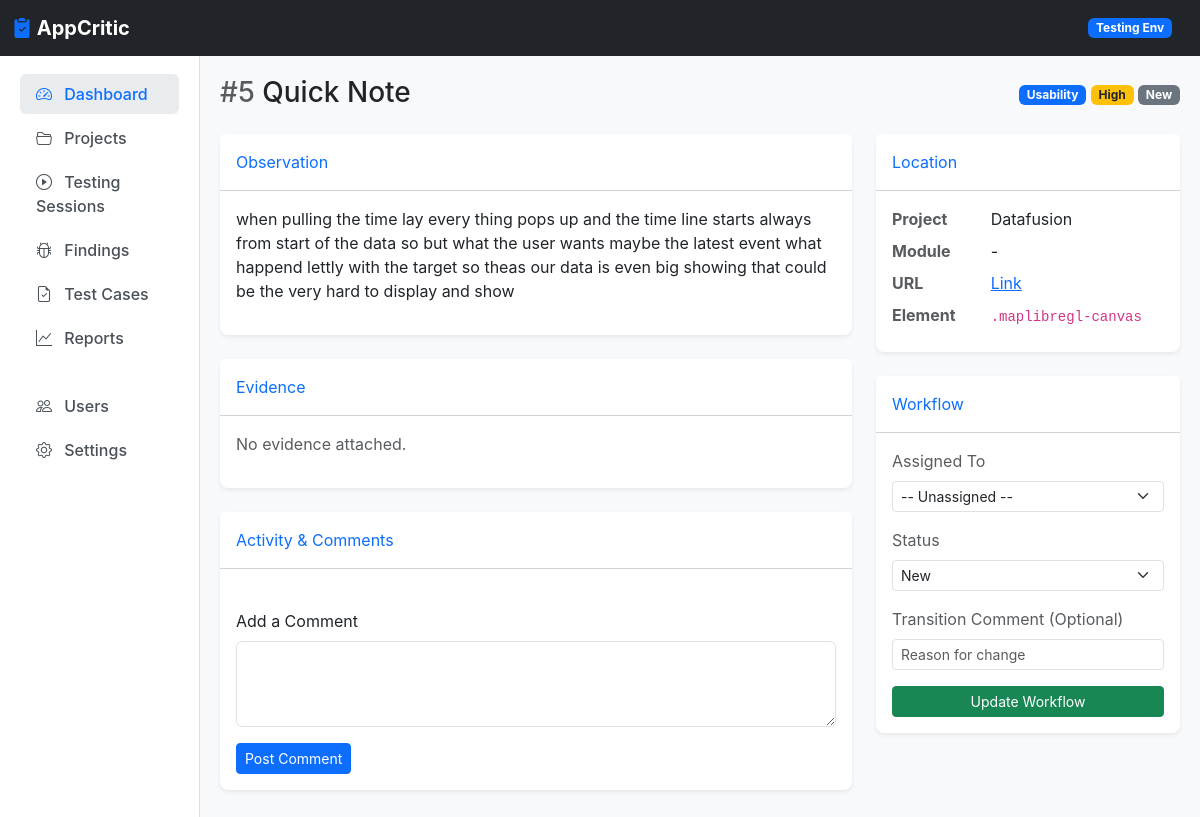
The app's page /finding/5/ with its own data.
### findings/models.py (models this page shows, shortened)
class Finding(models.Model):
    CATEGORY_CHOICES = [
        ('BUG', 'Bug'),
        ('USABILITY', 'Usability'),
        ('UI_UX', 'UI/UX'),
        ('DATA_QUALITY', 'Data Quality'),
        ('PERFORMANCE', 'Performance'),
        ('ACCESSIBILITY', 'Accessibility'),
        ('SECURITY', 'Security'),
        ('FUNCTIONAL', 'Functional'),
        ('REQUIREMENT', 'Requirement'),
        ('IMPROVEMENT', 'Improvement'),
        ('OTHER', 'Other'),
    ]
    STATUS_CHOICES = [
        ('NEW', 'New'),
        ('TRIAGED', 'Triaged'),
        ('ASSIGNED', 'Assigned'),
        ('IN_PROGRESS', 'In Progress'),
        ('FIXED', 'Fixed'),
        ('READY_FOR_RETEST', 'Ready for Retest'),
        ('RETESTING', 'Retesting'),
        ('VERIFIED', 'Verified'),
        ('REOPENED', 'Reopened'),
        ('CLOSED', 'Closed'),
        ('WONT_FIX', 'Won\'t Fix'),
        ('DUPLICATE', 'Duplicate'),
    ]
    SEVERITY_CHOICES = [
        ('CRITICAL', 'Critical'),
        ('HIGH', 'High'),
        ('MEDIUM', 'Medium'),
        ('LOW', 'Low'),
        ('INFORMATIONAL', 'Informational'),
    ]
    project = models.ForeignKey('projects.Project', on_delete=models.CASCADE, related_name='findings')
    testing_session = models.ForeignKey('testing.TestingSession', on_delete=models.SET_NULL, null=True, blank=True, related_name='findings')
    module = models.ForeignKey('testing.Module', on_delete=models.SET_NULL, null=True, blank=True, related_name='findings')
    reporter = models.ForeignKey(settings.AUTH_USER_MODEL, on_delete=models.SET_NULL, null=True, related_name='reported_findings')
    assigned_to = models.ForeignKey(settings.AUTH_USER_MODEL, on_delete=models.SET_NULL, null=True, blank=True, related_name='assigned_findings')
    title = models.CharField(max_length=255, blank=True)
    description = models.TextField()
    category = models.CharField(max_length=50, choices=CATEGORY_CHOICES, default='BUG')
    severity = models.CharField(max_length=50, choices=SEVERITY_CHOICES, default='MEDIUM')
    priority = models.CharField(max_length=50, blank=True)
    status = models.CharField(max_length=50, choices=STATUS_CHOICES, default='NEW')
    expected_behavior = models.TextField(blank=True)
    actual_behavior = models.TextField(blank=True)
    recommendation = models.TextField(blank=True)
    page_url = models.URLField(max_length=2000, blank=True)
    page_title = models.CharField(max_length=500, blank=True)
    element_identifier = models.CharField(max_length=255, blank=True)
    element_text = models.TextField(blank=True)
    element_tag = models.CharField(max_length=50, blank=True)
    element_selector = models.TextField(blank=True)
    x_position = models.IntegerField(null=True, blank=True)
    y_position = models.IntegerField(null=True, blank=True)
    viewport_width = models.IntegerField(null=True, blank=True)
    viewport_height = models.IntegerField(null=True, blank=True)
    browser = models.CharField(max_length=100, blank=True)
    operating_system = models.CharField(max_length=100, blank=True)
    created_at = models.DateTimeField(auto_now_add=True)
    updated_at = models.DateTimeField(auto_now=True)
    resolved_at = models.DateTimeField(null=True, blank=True)
    verified_at = models.DateTimeField(null=True, blank=True)

### projects/models.py (models this page shows, shortened)
class Project(models.Model):
    ENVIRONMENT_CHOICES = [
        ('Development', 'Development'),
        ('Testing', 'Testing'),
        ('Staging', 'Staging'),
        ('Production', 'Production'),
    ]
    organization = models.ForeignKey('organizations.Organization', on_delete=models.CASCADE, related_name='projects')
    name = models.CharField(max_length=255)
    description = models.TextField(blank=True)
    target_url = models.URLField()
    environment = models.CharField(max_length=50, choices=ENVIRONMENT_CHOICES, default='Testing')
    status = models.CharField(max_length=50, default='Active')
    created_by = models.ForeignKey(settings.AUTH_USER_MODEL, on_delete=models.SET_NULL, null=True, related_name='created_projects')
    created_at = models.DateTimeField(auto_now_add=True)
    updated_at = models.DateTimeField(auto_now=True)

### findings/views.py (the view)
# urls.py: path('<int:pk>/', views.finding_detail, name='finding_detail'),
def finding_detail(request, pk):
    finding = get_object_or_404(Finding, pk=pk)
    users = User.objects.filter(is_active=True)
    return render(request, 'finding_detail.html', {'finding': finding, 'users': users})

### templates/finding_detail.html (shortened to what this page needs)
{% extends 'base.html' %}
{% block content %}
<div class="d-flex justify-content-between align-items-center mb-4">
    <h2 class="h3 mb-0 text-gray-800">
        <span class="text-muted">#{{ finding.id }}</span> {{ finding.title|default:"Untitled Finding" }}
    </h2>
    <div>
        <span class="badge bg-primary">{{ finding.get_category_display }}</span>
        <span class="badge bg-warning text-dark">{{ finding.get_severity_display }}</span>
        <span class="badge bg-secondary">{{ finding.get_status_display }}</span>
    </div>
</div>
<div class="row">
    <div class="col-lg-8">
        <div class="card mb-4">
            <div class="card-header bg-white font-weight-bold text-primary py-3">Observation</div>
            <div class="card-body">
                <p>{{ finding.description }}</p>
            </div>
        </div>
        <div class="card mb-4">
            <div class="card-header bg-white font-weight-bold text-primary py-3">Evidence</div>
            <div class="card-body">
                <div class="row">
                    {% for ev in finding.evidence.all %}
                        <div class="col-md-6 mb-3">
                            <div class="border rounded p-2 text-center">
                                {% if ev.evidence_type == 'SCREENSHOT' %}
                                    <img src="{{ ev.file.url }}" class="img-fluid rounded" alt="Screenshot">
                                {% else %}
                                    <a href="{{ ev.file.url }}" target="_blank"><i class="bi bi-file-earmark fs-1"></i><br>View File</a>
                                {% endif %}
                            </div>
                        </div>
                    {% empty %}
                        <p class="text-muted">No evidence attached.</p>
                    {% endfor %}
                </div>
            </div>
        </div>
        <div class="card mb-4">
            <div class="card-header bg-white font-weight-bold text-primary py-3">Activity & Comments</div>
            <div class="card-body">
                <form method="POST" action="{% url 'add_comment' finding.id %}" class="mt-4">
                    <div class="mb-3">
                        <label for="commentText" class="form-label">Add a Comment</label>
                        <textarea class="form-control" id="commentText" name="text" rows="3" required></textarea>
                    </div>
                    <button type="submit" class="btn btn-primary btn-sm">Post Comment</button>
                </form>
            </div>
        </div>
    </div>
    <div class="col-lg-4">
        <div class="card mb-4">
            <div class="card-header bg-white font-weight-bold text-primary py-3">Location</div>
            <div class="card-body">
                <dl class="row mb-0">
                    <dt class="col-sm-4 text-muted">Project</dt>
                    <dd class="col-sm-8">{{ finding.project.name }}</dd>
                    <dt class="col-sm-4 text-muted">Module</dt>
                    <dd class="col-sm-8">{{ finding.module.name|default:"-" }}</dd>
                    <dt class="col-sm-4 text-muted">URL</dt>
                    <dd class="col-sm-8"><a href="{{ finding.page_url }}" target="_blank">Link</a></dd>
                    <dt class="col-sm-4 text-muted">Element</dt>
                    <dd class="col-sm-8"><code>{{ finding.element_selector|default:"-" }}</code></dd>
                </dl>
            </div>
        </div>
        <div class="card mb-4">
            <div class="card-header bg-white font-weight-bold text-primary py-3">Workflow</div>
            <div class="card-body">
                <form method="POST" action="{% url 'update_status' finding.id %}">
                    <div class="mb-3">
                        <label class="form-label text-muted">Assigned To</label>
                        <select name="assigned_to" class="form-select form-select-sm">
                            <option value="">-- Unassigned --</option>
                        </select>
                    </div>
                    <div class="mb-3">
                        <label class="form-label text-muted">Status</label>
                        <select name="status" class="form-select form-select-sm">
                            {% for val, display in finding.STATUS_CHOICES %}
                            <option value="{{ val }}" {% if finding.status == val %}selected{% endif %}>{{ display }}</option>
                            {% endfor %}
                        </select>
                    </div>
                    <div class="mb-3">
                        <label class="form-label text-muted">Transition Comment (Optional)</label>
                        <input type="text" name="comment" class="form-control form-control-sm" placeholder="Reason for change">
                    </div>
                    <button type="submit" class="btn btn-success btn-sm w-100">Update Workflow</button>
                </form>
            </div>
        </div>
    </div>
</div>
{% endblock %}

### templates/base.html (style rules this page uses)
body { background-color: #f8f9fa; font-family: 'Inter', system-ui, sans-serif; }
.card { border: none; box-shadow: 0 0.125rem 0.25rem rgba(0, 0, 0, 0.075); border-radius: 8px; }

### records on screen
Finding: id "5", title "Quick Note", category "Usability", severity "High", status "New", description "when pulling the time lay every thing pops up and the time line starts always from start of the data so but what the user wants maybe the latest event what happend lettly with the target so theas our data is even big showing that could be the very hard to display and show", project.name "Datafusion", module.name "-", element_selector ".maplibregl-canvas"
